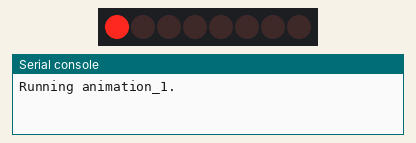
Bench run of a program on a simulated Raspberry Pi Pico running MicroPython. Parts: 8 shift-register outputs drawn as a row of LEDs (first output left, lit = HIGH), the last lines printed to the serial console. Random numbers come from a fixed seed. At 12.3 s the program stops and its outputs stay as they are.

Above: at 0.05 s.
At 2.27 s:
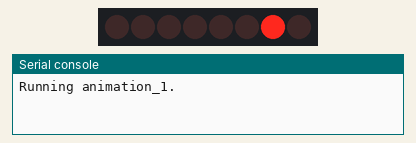
At 3.78 s:
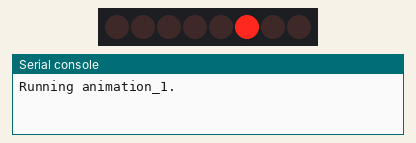
At 5.6 s:
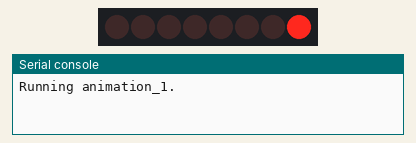
At 9.14 s:
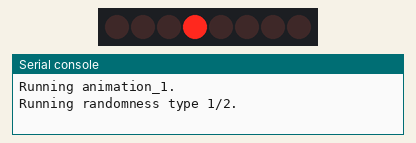
At 12.2 s:
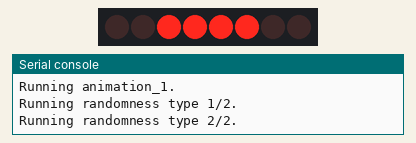
Timing chart, 0 to 13.8 s (numbered marks = the images above):
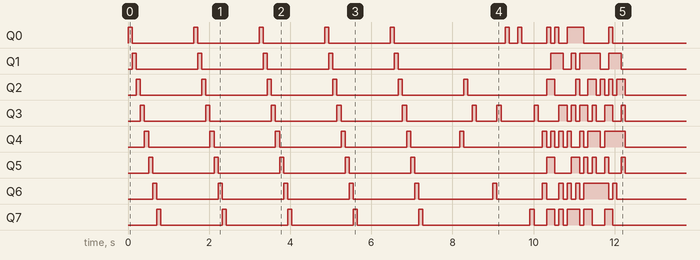

The program:

Shift_Animation.py
```python
from machine import Pin
from time import sleep
import random

# Number of shift registers
SHIFT_REGISTERS = 2

# Pin numbers for the shift register (GPIO Numbers)
DS_PIN = Pin(13, Pin.OUT) # Data pin
STCP_PIN = Pin(15, Pin.OUT) # Latch pin
SHCP_PIN = Pin(14, Pin.OUT) # Clock pin

lights = [0] * 8 * SHIFT_REGISTERS

def update_lights():
    #put latch down to start data sending
    SHCP_PIN.value(0)
    STCP_PIN.value(0)
    SHCP_PIN.value(1)

    #load data in reverse order
    for i in range(len(lights) - 1, -1, -1):
        SHCP_PIN.value(0)
        DS_PIN.value(lights[i])
        SHCP_PIN.value(1)

    #put latch up to store data on register
    SHCP_PIN.value(0)
    STCP_PIN.value(1)
    SHCP_PIN.value(1)

def all_off():
    for led in range(len(lights)):
        lights[led] = 0

def animation_1():
    try:
        for x in range(5):
            previous = None
            for led in range(len(lights)):
                lights[led] = 1
                if previous != None:
                    lights[previous] = 0
                previous = led
                update_lights()
                sleep(0.1)
            lights[previous] = 0
            update_lights()
        sleep(0.1)
    except KeyboardInterrupt:
        all_off()
        update_lights()
        exit()

def randomness(oneAtATime = False):
    for x in range(20):
        try:
            if oneAtATime:
                lights[random.randint(0,len(lights)-1)] = 1
                update_lights()
                sleep(0.1)
                all_off()
                update_lights()
            else:
                for led in range(len(lights)):
                    lights[led] = random.randint(0,1)
                update_lights()
                sleep(0.1)
                all_off()
                update_lights()
        except KeyboardInterrupt:
            all_off()
            update_lights()
            exit()

print("Running animation_1.")
animation_1()
print("Running randomness type 1/2.")
randomness(True)
print("Running randomness type 2/2.")
randomness(False)
```

Measured:
- by itself, Q0: LOW → HIGH at 0.00 s, → LOW 0.10 s later, → HIGH 1.5 s later, → LOW 0.10 s later, … (22 changes in this stretch)
- by itself, Q1: LOW → HIGH at 0.10 s, → LOW 0.10 s later, → HIGH 1.5 s later, → LOW 0.10 s later, … (18 changes in this stretch)
- by itself, Q2: LOW → HIGH at 0.20 s, → LOW 0.10 s later, → HIGH 1.5 s later, → LOW 0.10 s later, … (24 changes in this stretch)
- by itself, Q3: LOW → HIGH at 0.30 s, → LOW 0.10 s later, → HIGH 1.5 s later, → LOW 0.10 s later, … (28 changes in this stretch)
- by itself, Q4: LOW → HIGH at 0.41 s, → LOW 0.10 s later, → HIGH 1.5 s later, → LOW 0.10 s later, … (26 changes in this stretch)
- by itself, Q5: LOW → HIGH at 0.51 s, → LOW 0.10 s later, → HIGH 1.5 s later, → LOW 0.10 s later, … (22 changes in this stretch)
- by itself, Q6: LOW → HIGH at 0.61 s, → LOW 0.10 s later, → HIGH 1.5 s later, → LOW 0.10 s later, … (24 changes in this stretch)
- by itself, Q7: LOW → HIGH at 0.71 s, → LOW 0.10 s later, → HIGH 1.5 s later, → LOW 0.10 s later, … (22 changes in this stretch)
